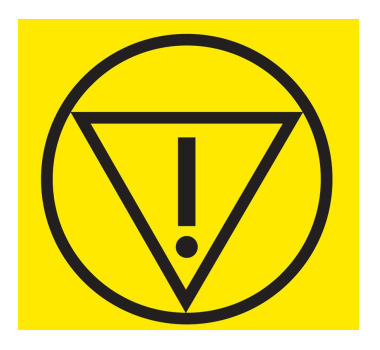
#> input picture Final_VersionHistory/Miscellaneous/dataset/images/train/Hazard.png, 380 x 350 px
$ python -i generate_coco_from_templates.py   (imports and definitions only)
#> lines starting #> are read from the running program, lines starting #| are printed output that depends on the picture; after the words box and inside, x2 and y2 are one past the last pixel; in counts of white or black regions, pixels touching at a corner belong together
#> further down, picture is the input picture: shape (350, 380, 3); mean B, G, R 56.8, 207.6, 222.2
from __future__ import annotations

import argparse
import json
from dataclasses import dataclass
from pathlib import Path

import cv2


@dataclass
class CocoCategory:
    id: int
    name: str


def canonical_label(stem: str) -> str:
    return stem.strip().upper().replace("-", "_").replace(" ", "_")


# [21 lines left out: function choose_template_files, not called in this run]


def contour_from_image(image_bgr):
    gray = cv2.cvtColor(image_bgr, cv2.COLOR_BGR2GRAY)
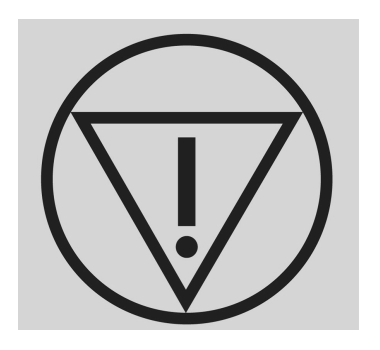
#> gray: shape (350, 380); min 27, max 255, mean 194.8
    gray = cv2.GaussianBlur(gray, (5, 5), 0)
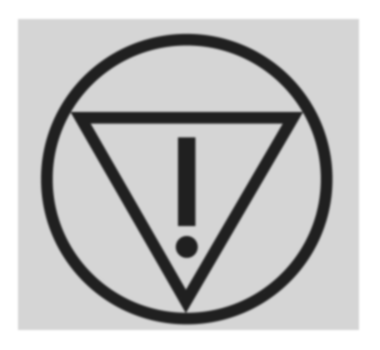
#> gray: shape (350, 380); min 32, max 255, mean 194.8

    _, mask_inv = cv2.threshold(gray, 0, 255, cv2.THRESH_BINARY_INV | cv2.THRESH_OTSU)
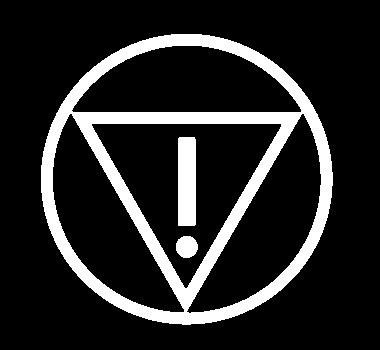
#> mask_inv: shape (350, 380); 15.2% white; 3 white regions, box (x1, y1, x2, y2) and area: (41, 34, 333, 325) 18270, (178, 137, 196, 226) 1598, (176, 236, 198, 258) 387
    _, mask_norm = cv2.threshold(gray, 0, 255, cv2.THRESH_BINARY | cv2.THRESH_OTSU)

    kernel = cv2.getStructuringElement(cv2.MORPH_RECT, (3, 3))
    mask_inv = cv2.morphologyEx(mask_inv, cv2.MORPH_OPEN, kernel, iterations=1)
    mask_inv = cv2.morphologyEx(mask_inv, cv2.MORPH_CLOSE, kernel, iterations=2)
#> mask_inv: shape (350, 380); 15.3% white; 3 white regions, box (x1, y1, x2, y2) and area: (41, 34, 333, 325) 18328, (178, 137, 196, 226) 1598, (176, 236, 198, 258) 387
    mask_norm = cv2.morphologyEx(mask_norm, cv2.MORPH_OPEN, kernel, iterations=1)
#> mask_norm: shape (350, 380); 84.8% white; 3 black regions, box (x1, y1, x2, y2) and area: (41, 34, 333, 325) 18282, (178, 137, 196, 226) 1598, (176, 236, 198, 258) 387
    mask_norm = cv2.morphologyEx(mask_norm, cv2.MORPH_CLOSE, kernel, iterations=2)
#> mask_norm: shape (350, 380); 84.8% white; 3 black regions, box (x1, y1, x2, y2) and area: (41, 34, 333, 325) 18269, (178, 137, 196, 226) 1598, (176, 236, 198, 258) 387

    best_contour = None
    best_area = 0.0
    for mask in (mask_inv, mask_norm):
        contours, _ = cv2.findContours(mask, cv2.RETR_EXTERNAL, cv2.CHAIN_APPROX_SIMPLE)
        if not contours:
            continue
        contour = max(contours, key=cv2.contourArea)
        area = float(cv2.contourArea(contour))
        if area > best_area:
            best_contour = contour
            best_area = area
#> this loop made 2 passes
#> (area, best_contour, best_area) on pass 2: (132271, [[0, 0], [0, 349], [379, 349], [379, 0]], 132271)
#> (area, best_area) on pass 1: (66285, 66285)
#> after the loop, best_area = 132271

    return best_contour, best_area


# [110 lines left out: functions contour_to_segmentation, build_coco, main, not called in this run]


# [2 lines not run here, left out]

>>> import cv2
>>> picture = cv2.imread('dataset/images/train/Hazard.png')
>>> result = contour_from_image(picture)
#> result = ([[0, 0], [0, 349], [379, 349], [379, 0]], 132271)
